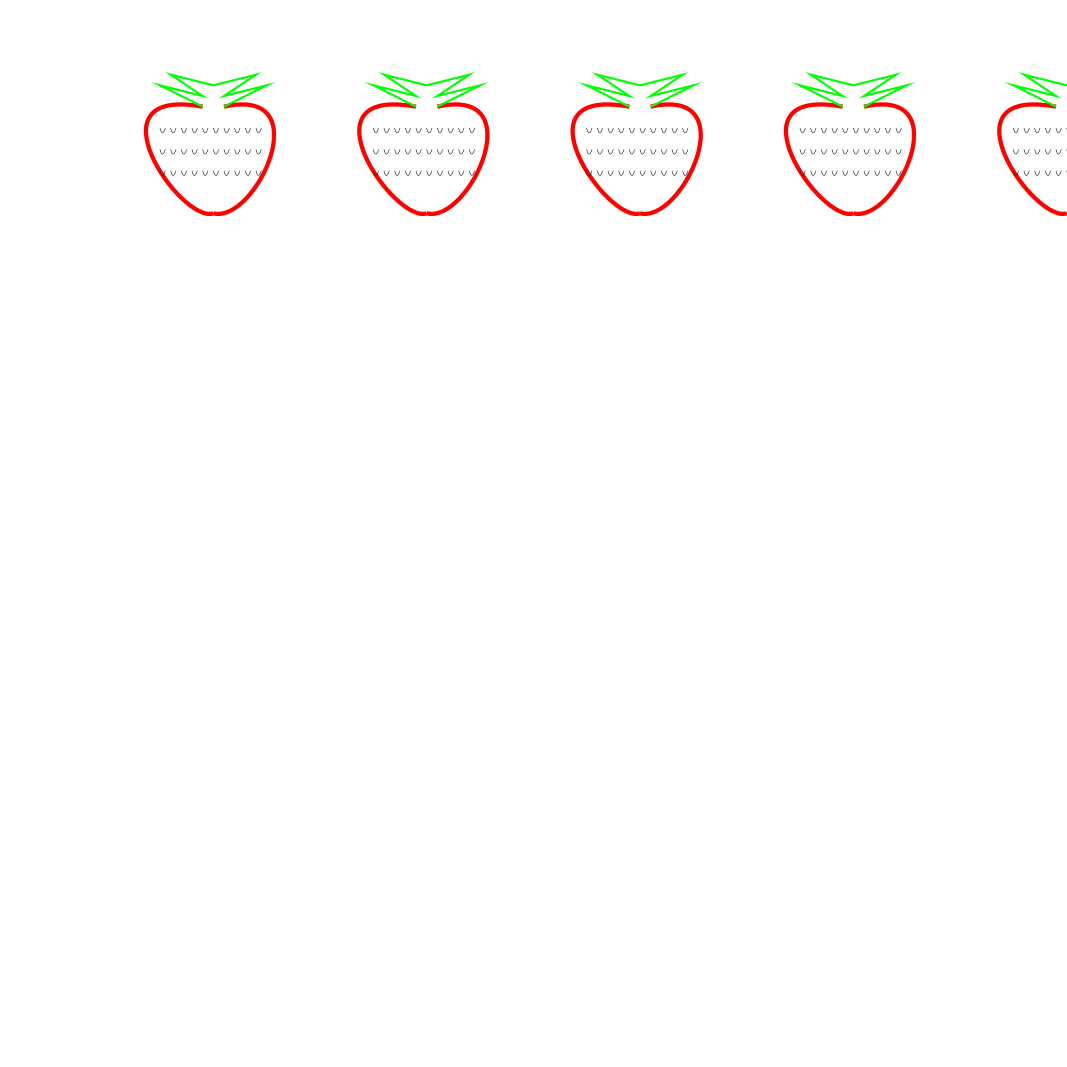

This chart was generated by the following Python code:
# strawberry generating code using pycairo
# written by fbz

import cairo
import numpy
import random

WIDTH, HEIGHT = 800, 800 # dimensions of canvas

surface = cairo.SVGSurface('strawberry.svg', WIDTH, HEIGHT) # for output to svg
cx = cairo.Context(surface)


cx.scale(WIDTH, HEIGHT)  # normalize canvas

def strawberry():
	

	for k in range(0, 5, 1):

		strawberry_angle = random.uniform(0.0,6.28)
		#cx.rotate(strawberry_angle)
		
		right_curve_x3 = random.uniform(.18, .22)
		right_curve_y1 = random.uniform(.005, 0.14)

		cx.move_to(.21, .1)
		cx.curve_to(.3, right_curve_y1, .24, .21, right_curve_x3, .2) #draw right side of strawberry
		cx.move_to(.19, .1)
		cx.curve_to(.08, right_curve_y1, .17, .21, right_curve_x3, .2) #draw left side of strawberry

		cx.set_source_rgb(255, 0, 0)  # line color red
		cx.set_line_width(0.004) # line width
		cx.stroke() # draw

		#draw leaves of strawberry
		cx.move_to(.19, .1)
		cx.line_to(.15, .08)
		cx.line_to(.19, .09)
		cx.line_to(.16, .07)
		cx.line_to(.2, .08)
		cx.line_to(.24, .07)
		cx.line_to(.21, .09)
		cx.line_to(.25, .08)
		cx.line_to(.21, .1)

		cx.set_source_rgb(0, 128, 0)  # line color green
		cx.set_line_width(0.002) # line width
		cx.stroke() # draw

		#generate some seeds on the strawberry
		for i in numpy.arange(.15, .25, .01): # numpy.arange allows range using floats
			for j in numpy.arange(.12, .18, .02):
				a = i
				b = j
				c = a + 0.002
				d = b + 0.01
				e = a + 0.005
				f = b

				cx.move_to(a, b)
				cx.curve_to(a, b, c, d, e, f)
				cx.set_source_rgb(0, 0, 0)  # line color black
				cx.set_line_width(0.0005) # line width
				cx.stroke() # draw

		#cx.translate(0.2 , 0.1)  # translate the whole shebang

		cx.translate(0.2, 0.0)


strawberry()

surface.finish() # output to svg, finish
